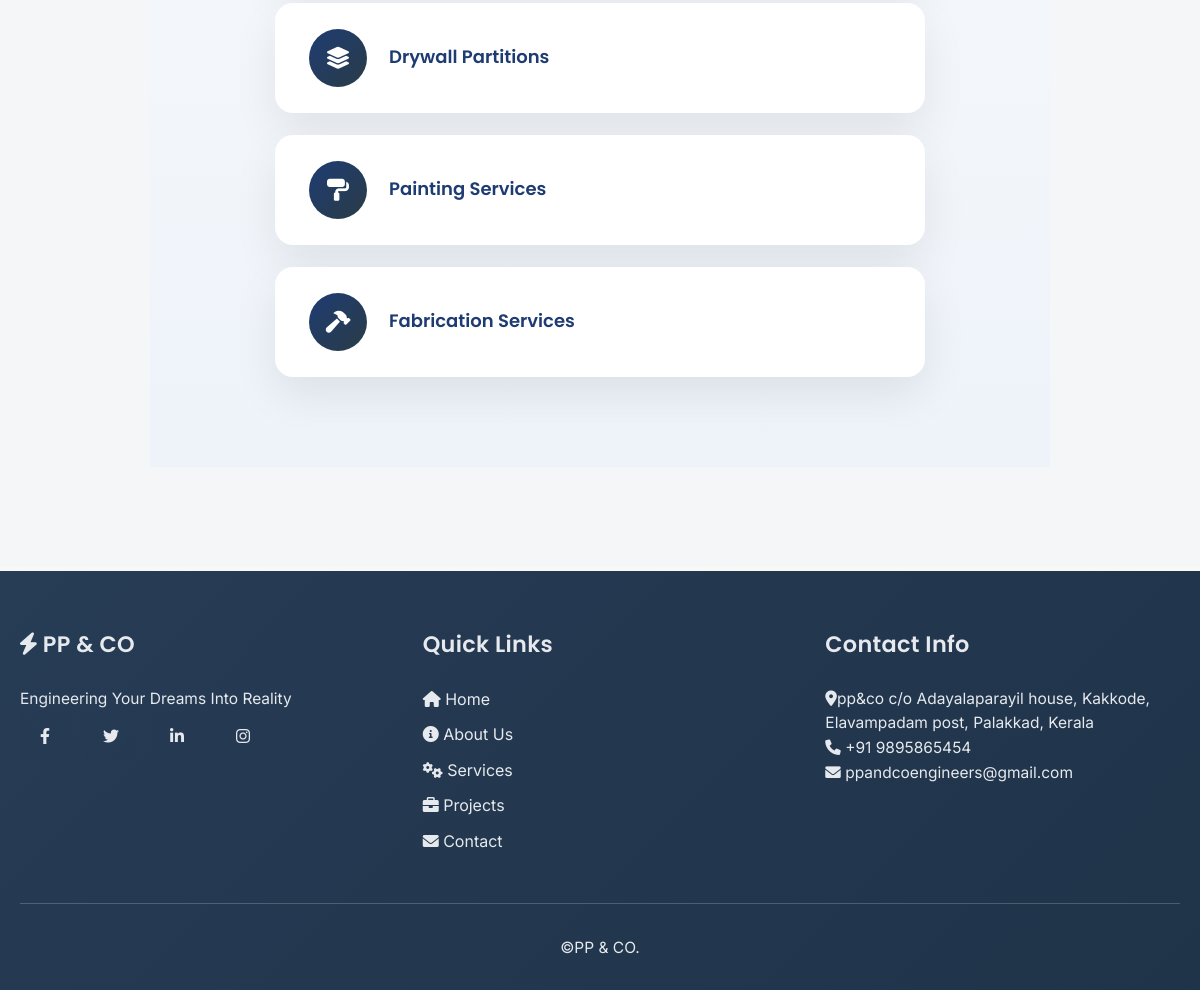
The page /page5/ (lower part) on the database as committed earlier.
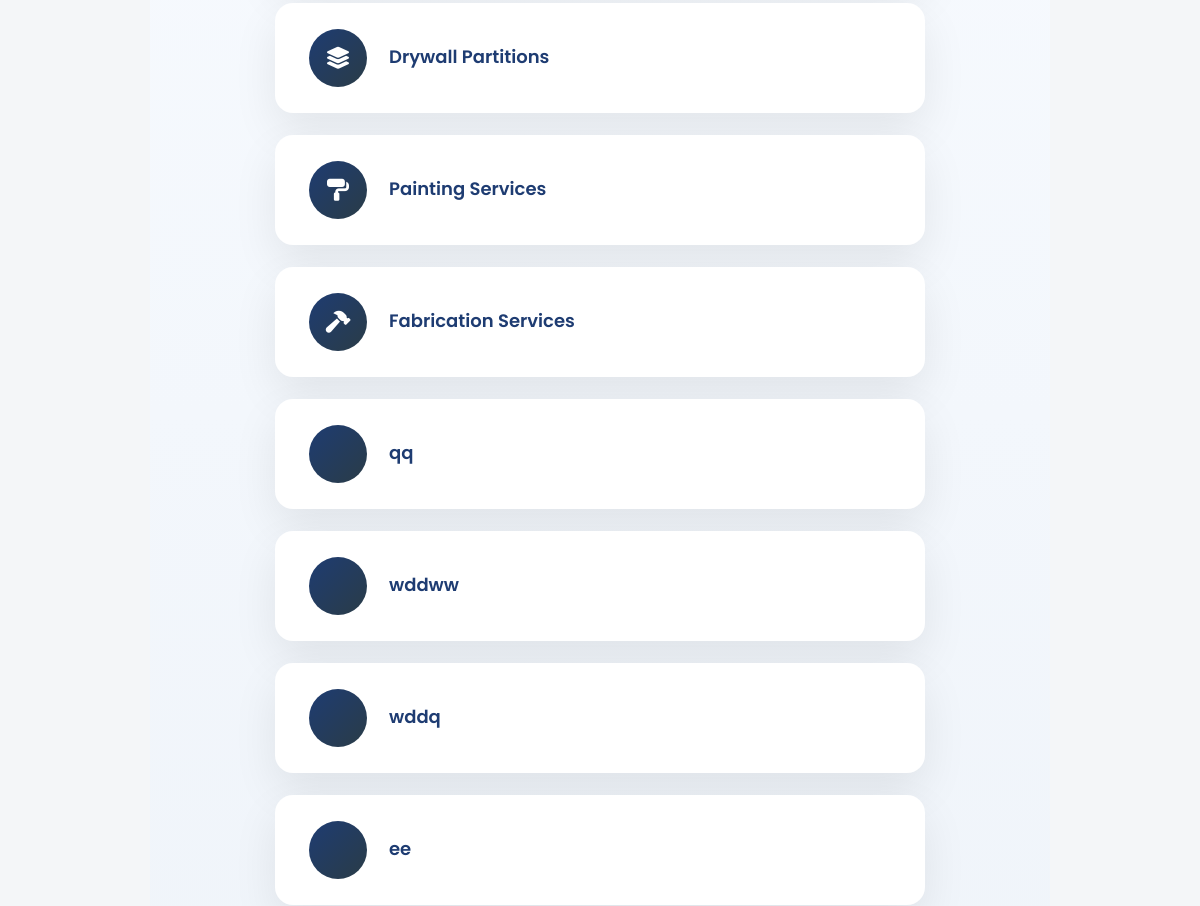
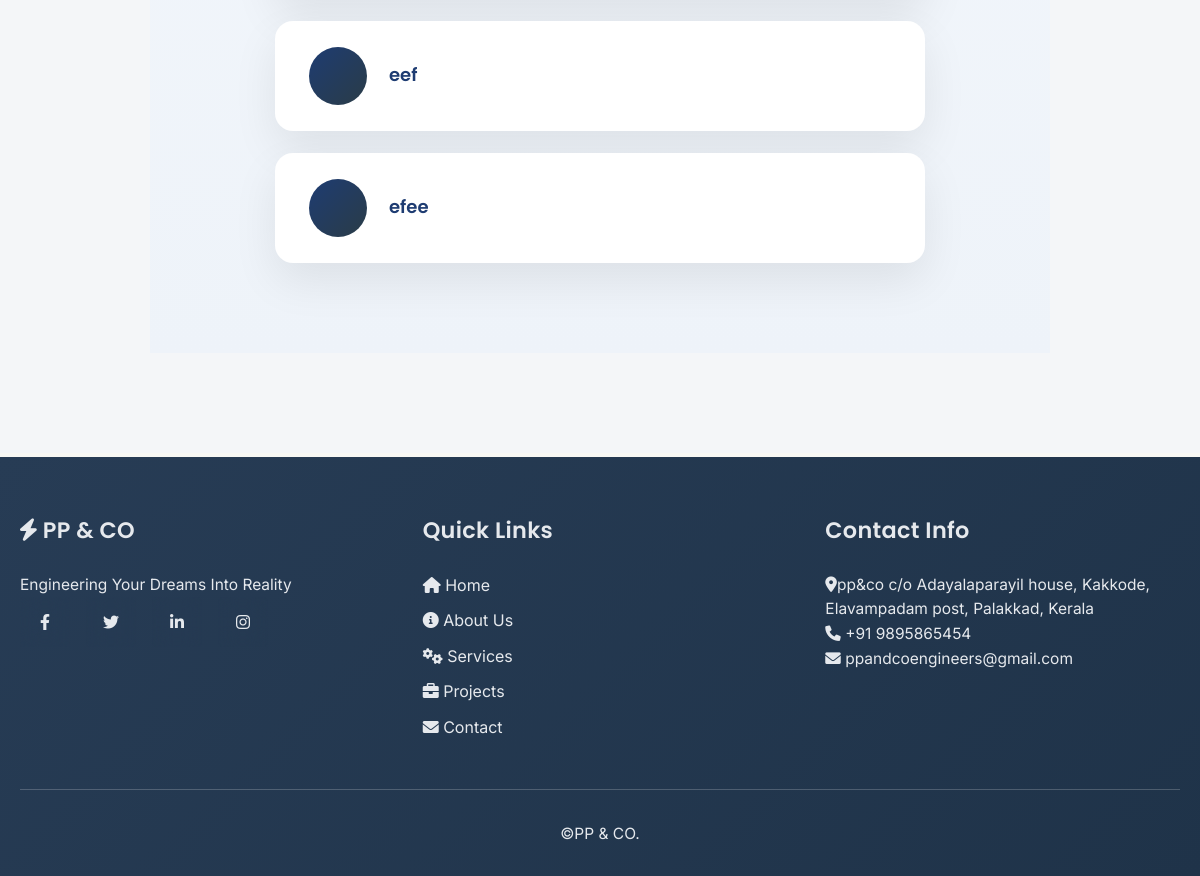
The same page on the database as committed later (2 pictures, top to bottom).
### myapp/models.py (models this page shows, shortened)
class HomeService(models.Model):
    title = models.CharField(max_length=100)
    icon = models.CharField(
        max_length=100,
        help_text="FontAwesome icon class (e.g. fas fa-bolt)"
    )
    is_active = models.BooleanField(default=True)

### myapp/views.py (the view, shortened to what this page needs)
# urls.py: path('page5/', views.page5, name='page5'),
def page5(request):
    services = Service.objects.all()
    home_services = HomeService.objects.filter(is_active=True)
    about_sections = AboutSection.objects.all()
    projects = Project.objects.all()   # 👈 ADD THIS
    return render(request, "new.html", {
        "services": services,
        "home_services": home_services,
        "about_sections": about_sections,
        "projects": projects,     # 👈 PASS TO TEMPLATE
    })

### myapp/templates/new.html (shortened to what this page needs)
<!DOCTYPE html>
<html lang="en">
<head>
    <link href="https://cdnjs.cloudflare.com/ajax/libs/font-awesome/6.0.0/css/all.min.css" rel="stylesheet">
</head>
<body>
    <div id="home" class="page active">
        <section class="services">
            <div class="container">
                <ul class="core-services-list">
                    <section class="home-db-services">
    <div class="home-db-list">
        {% for service in home_services %}
         <div class="home-db-item">
            <div class="home-db-icon">
                <i class="{{ service.icon }}"></i>
            </div>
             <span class="home-db-text">{{ service.title }}</span>
         </div>
    {% endfor %}
    </div>
</section>
            </div>
        </section>
    </div>
    <footer class="footer">
        <div class="container">
            <div class="footer-content">
                <div class="footer-section">
                    <h3><i class="fas fa-bolt"></i> PP & CO</h3>
                    <p>Engineering Your Dreams Into Reality</p>
                    <div class="social-links">
                        <a href="#" class="social-link"><i class="fab fa-facebook-f"></i></a>
                        <a href="#" class="social-link"><i class="fab fa-twitter"></i></a>
                        <a href="#" class="social-link"><i class="fab fa-linkedin-in"></i></a>
                        <a href="#" class="social-link"><i class="fab fa-instagram"></i></a>
                    </div>
                </div>
                <div class="footer-section">
                    <h3>Quick Links</h3>
                    <ul style="list-style: none; padding: 0;">
                        <li style="margin-bottom: 10px;"><a href="#" onclick="showPage('home')" style="color: white; text-decoration: none; transition: color 0.3s;"><i class="fas fa-home"></i> Home</a></li>
                        <li style="margin-bottom: 10px;"><a href="#" onclick="showPage('about')" style="color: white; text-decoration: none; transition: color 0.3s;"><i class="fas fa-info-circle"></i> About Us</a></li>
                        <li style="margin-bottom: 10px;"><a href="#" onclick="showPage('services')" style="color: white; text-decoration: none; transition: color 0.3s;"><i class="fas fa-cogs"></i> Services</a></li>
                        <li style="margin-bottom: 10px;"><a href="#" onclick="showPage('projects')" style="color: white; text-decoration: none; transition: color 0.3s;"><i class="fas fa-briefcase"></i> Projects</a></li>
                        <li><a href="#" onclick="showPage('contact')" style="color: white; text-decoration: none; transition: color 0.3s;"><i class="fas fa-envelope"></i> Contact</a></li>
                    </ul>
                </div>
                <div class="footer-section">
                    <h3>Contact Info</h3>
                    <ul style="list-style: none; padding: 0;">
                        <p><i class="fas fa-map-marker-alt"></i>pp&co c/o Adayalaparayil house, Kakkode, Elavampadam post, Palakkad, Kerala </p>
                    <p><i class="fas fa-phone"></i> +91 9895865454</p>
                    <p><i class="fas fa-envelope"></i> ppandcoengineers@gmail.com</p>
                </div>
            </div>
            <div class="footer-bottom">
                <p>&copy;PP & CO.</p>
            </div>
        </div>
    </footer>
</body>

### myapp/templates/new.html (style rules this page uses)
* { font-family: 'Inter', sans-serif; box-sizing: border-box; }
body { font-size: 16px; line-height: 1.7; color: #4a5568; background-color: #f8fafc; }
h1, h2, h3, h4, h5, h6 { font-family: 'Poppins', sans-serif; color: #1f2937; font-weight: 600; letter-spacing: 0.3px; }
p { font-size: 15.5px; color: #4b5563; }
* { margin: 0; padding: 0; box-sizing: border-box; }
body { font-family: 'Segoe UI', Tahoma, Geneva, Verdana, sans-serif; line-height: 1.6; color: #333; background-color: #f8f9fa; overflow-x: hidden; }
.container { max-width: 1200px; margin: 0 auto; padding: 0 20px; }
.page { display: none; min-height: 100vh; padding-top: 80px; }
.page.active { display: block; animation: fadeInPage 0.6s ease; }
.services { padding: 100px 0; background: linear-gradient(135deg, #f8f9fa 0%, #e9ecef 100%); }
.core-services-list { list-style: none; max-width: 900px; margin: 0 auto; }
.footer { background: linear-gradient(135deg, #1e3c72, #2a5298); color: white; padding: 60px 0 30px; position: relative; overflow: hidden; }
.footer::before { content: ''; position: absolute; top: 0; left: 0; right: 0; height: 4px; background: linear-gradient(90deg, #f8f8f4, #f8f8f4, #f8f8f4); }
.footer-content { display: grid; grid-template-columns: repeat(auto-fit, minmax(280px, 1fr)); gap: 3rem; margin-bottom: 3rem; }
.footer-section h3 { margin-bottom: 1.5rem; color: #f6f5f2; font-size: 1.4rem; }
.social-links { display: flex; gap: 1rem; }
.social-link { width: 50px; height: 50px; background: white border-radius: 50%; display: flex; align-items: center; justify-content: center; color : white; text-decoration: none; transition: all 0.3s ease; backdrop-filter: blur(10px); }
.footer-bottom { text-align: center; padding-top: 2rem; border-top: 1px solid rgba(255, 255, 255, 0.2); color: #adb5bd; }
.navbar, .nav-menu, .about-hero, .service-header, .footer, .project-category, .contact-icon, .service-icon { background: #273C55 !important; }
.nav-link, .nav-link i, .section-title, .service-content h3, .feature h4, .footer-section h3, .footer p, .footer a, .contact-info h2, .contact-info h4, .about-hero h1, .about-hero p { color: #BCC0B9 !important; }
.footer-bottom { color: #BCC0B9 !important; }
.services, .about-content { background: #F4F6F8 !important; }
.footer { background: linear-gradient(135deg, #273C55, #1F3349) !important; }
.footer h3, .footer p, .footer a { color: #E6E9ED !important; }
.home-db-services { padding: 90px 10%; background: linear-gradient(180deg, #f8fbff, #eef3f9); text-align: center; }
.home-db-list { max-width: 650px; margin: auto; display: flex; flex-direction: column; gap: 22px; }
.home-db-item { background: #ffffff; padding: 26px 34px; border-radius: 18px; display: flex; align-items: center; gap: 22px; box-shadow: 0 18px 45px rgba(0, 0, 0, 0.08); cursor: pointer; transition: all 0.45s cubic-bezier(0.4, 0, 0.2, 1); position: relative; overflow: hidden; }
.home-db-item::before { content: ""; position: absolute; left: 0; top: 0; width: 6px; height: 100%; background: #2A3C47 opacity: 0; transition: 0.4s ease; }
.home-db-icon { width: 58px; height: 58px; background: linear-gradient(135deg, #1e3c72, #2A3C47); border-radius: 50%; display: flex; align-items: center; justify-content: center; transition: all 0.45s ease; flex-shrink: 0; }
.home-db-icon i { color: #ffffff; font-size: 22px; transition: transform 0.45s ease; }
.home-db-text { font-size: 18px; font-weight: 600; color: #1e3c72; font-family: 'Poppins', sans-serif; transition: color 0.4s ease; }
.home-db-services, .services { padding-top: 40px !important; }

Rows that differ between the two databases and show on the page:
added HomeService: title "qq"
added HomeService: title "wddww"
added HomeService: title "wddq"
added HomeService: title "ee"
added HomeService: title "eef"
added HomeService: title "efee"
